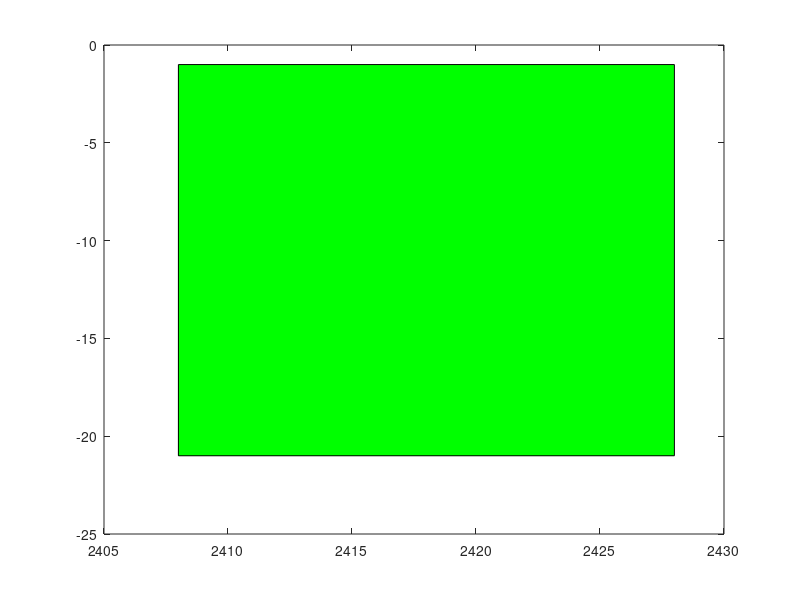

MATLAB code for this plot: (Note: this script raises an error after producing the figure.)
%% random enemies 
badguyok = 0;
i=1;
    while (i<=10)
  b = randi(3000,1)
  c = randi(301,1)-150
  hbadguy = fill([b,b,b+20,b+20,b],[c,c+20,c+20,c,c],'g')
  pause(0.01); 
%  if (hbadguy.YData >= z || hbadguy.YData <= y)
   %topwallcollision(hbadguy)
   %bottomwallcollision(hbadguy)
   %topwallcollision(hbadguy) || bottomwallcollision(hbadguy)
   if (topwallcollision(hbadguy) || bottomwallcollision(hbadguy))
      disp('bad badguy - make a new one');
      badguyok = 0;
      %clear hbadguy
      delete([hbadguy]);
      pause(0.01); 
   else 
      disp('good badguy'); 
      badguyok = 1;
      i = i+1
  end 
    end